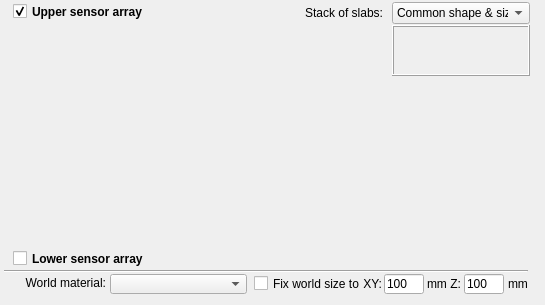
      <widget class="QWidget" name="tabDetector">
       <attribute name="title">
        <string>Geometry</string>
       </attribute>
       <widget class="QFrame" name="fDisableTab1">
        <property name="geometry">
         <rect>
          <x>0</x>
          <y>1</y>
          <width>536</width>
          <height>295</height>
         </rect>
        </property>
        <property name="frameShape">
         <enum>QFrame::NoFrame</enum>
        </property>
        <property name="frameShadow">
         <enum>QFrame::Raised</enum>
        </property>
        <widget class="QCheckBox" name="cbLPM">
         <property name="geometry">
          <rect>
           <x>13</x>
           <y>249</y>
           <width>160</width>
           <height>17</height>
          </rect>
         </property>
         <property name="font">
          <font>
           <weight>75</weight>
           <bold>true</bold>
          </font>
         </property>
         <property name="text">
          <string>Lower sensor array</string>
         </property>
        </widget>
        <widget class="QCheckBox" name="cbUPM">
         <property name="geometry">
          <rect>
           <x>13</x>
           <y>2</y>
           <width>171</width>
           <height>17</height>
          </rect>
         </property>
         <property name="font">
          <font>
           <weight>75</weight>
           <bold>true</bold>
          </font>
         </property>
         <property name="text">
          <string>Upper sensor array</string>
         </property>
         <property name="checked">
          <bool>true</bool>
         </property>
        </widget>
        <widget class="QScrollArea" name="saSandwich">
         <property name="geometry">
          <rect>
           <x>2</x>
           <y>25</y>
           <width>387</width>
           <height>220</height>
          </rect>
         </property>
         <property name="frameShape">
          <enum>QFrame::NoFrame</enum>
         </property>
         <property name="frameShadow">
          <enum>QFrame::Raised</enum>
         </property>
         <property name="widgetResizable">
          <bool>true</bool>
         </property>
         <widget class="QWidget" name="scrollAreaWidgetContents">
          <property name="geometry">
           <rect>
            <x>0</x>
            <y>0</y>
            <width>387</width>
            <height>220</height>
           </rect>
          </property>
         </widget>
        </widget>
        <widget class="QComboBox" name="cobXYtype">
         <property name="geometry">
          <rect>
           <x>392</x>
           <y>1</y>
           <width>138</width>
           <height>22</height>
          </rect>
         </property>
         <item>
          <property name="text">
           <string>Common shape &amp; size</string>
          </property>
         </item>
         <item>
          <property name="text">
           <string>Common shape</string>
          </property>
         </item>
         <item>
          <property name="text">
           <string>Individual shape</string>
          </property>
         </item>
        </widget>
        <widget class="QFrame" name="fCommonXY">
         <property name="geometry">
          <rect>
           <x>392</x>
           <y>24</y>
           <width>138</width>
           <height>51</height>
          </rect>
         </property>
         <property name="frameShape">
          <enum>QFrame::Box</enum>
         </property>
         <property name="frameShadow">
          <enum>QFrame::Raised</enum>
         </property>
        </widget>
        <widget class="Line" name="line_14">
         <property name="geometry">
          <rect>
           <x>4</x>
           <y>262</y>
           <width>524</width>
           <height>16</height>
          </rect>
         </property>
         <property name="orientation">
          <enum>Qt::Horizontal</enum>
         </property>
        </widget>
        <widget class="QComboBox" name="cobTOP">
         <property name="enabled">
          <bool>true</bool>
         </property>
         <property name="geometry">
          <rect>
           <x>110</x>
           <y>273</y>
           <width>137</width>
           <height>20</height>
          </rect>
         </property>
        </widget>
        <widget class="QLabel" name="label_36">
         <property name="geometry">
          <rect>
           <x>0</x>
           <y>272</y>
           <width>106</width>
           <height>20</height>
          </rect>
         </property>
         <property name="text">
          <string>World material:</string>
         </property>
         <property name="alignment">
          <set>Qt::AlignRight|Qt::AlignTrailing|Qt::AlignVCenter</set>
         </property>
        </widget>
        <widget class="QFrame" name="fFixedWorldSize">
         <property name="enabled">
          <bool>true</bool>
         </property>
         <property name="geometry">
          <rect>
           <x>336</x>
           <y>270</y>
           <width>211</width>
           <height>28</height>
          </rect>
         </property>
         <property name="frameShape">
          <enum>QFrame::NoFrame</enum>
         </property>
         <property name="frameShadow">
          <enum>QFrame::Raised</enum>
         </property>
         <widget class="QLabel" name="label_198">
          <property name="geometry">
           <rect>
            <x>91</x>
            <y>5</y>
            <width>32</width>
            <height>15</height>
           </rect>
          </property>
          <property name="text">
           <string>mm</string>
          </property>
          <property name="alignment">
           <set>Qt::AlignLeading|Qt::AlignLeft|Qt::AlignVCenter</set>
          </property>
         </widget>
         <widget class="QLabel" name="label_96">
          <property name="geometry">
           <rect>
            <x>17</x>
            <y>5</y>
            <width>29</width>
            <height>15</height>
           </rect>
          </property>
          <property name="text">
           <string>XY:</string>
          </property>
          <property name="alignment">
           <set>Qt::AlignRight|Qt::AlignTrailing|Qt::AlignVCenter</set>
          </property>
         </widget>
         <widget class="QLabel" name="label_237">
          <property name="geometry">
           <rect>
            <x>172</x>
            <y>5</y>
            <width>27</width>
            <height>15</height>
           </rect>
          </property>
          <property name="text">
           <string>mm</string>
          </property>
         </widget>
         <widget class="QLineEdit" name="ledTopSizeZ">
          <property name="enabled">
           <bool>true</bool>
          </property>
          <property name="geometry">
           <rect>
            <x>128</x>
            <y>3</y>
            <width>40</width>
            <height>20</height>
           </rect>
          </property>
          <property name="text">
           <string>100</string>
          </property>
         </widget>
         <widget class="QLineEdit" name="ledTopSizeXY">
          <property name="enabled">
           <bool>true</bool>
          </property>
          <property name="geometry">
           <rect>
            <x>48</x>
            <y>3</y>
            <width>40</width>
            <height>20</height>
           </rect>
          </property>
          <property name="text">
           <string>100</string>
          </property>
         </widget>
         <widget class="QLabel" name="label_236">
          <property name="geometry">
           <rect>
            <x>104</x>
            <y>5</y>
            <width>21</width>
            <height>15</height>
           </rect>
          </property>
          <property name="text">
           <string>Z:</string>
          </property>
          <property name="alignment">
           <set>Qt::AlignRight|Qt::AlignTrailing|Qt::AlignVCenter</set>
          </property>
         </widget>
        </widget>
        <widget class="QCheckBox" name="cbFixedTopSize">
         <property name="geometry">
          <rect>
           <x>254</x>
           <y>274</y>
           <width>114</width>
           <height>17</height>
          </rect>
         </property>
         <property name="text">
          <string>Fix world size to</string>
         </property>
        </widget>
        <widget class="QLabel" name="label_285">
         <property name="geometry">
          <rect>
           <x>282</x>
           <y>4</y>
           <width>101</width>
           <height>16</height>
          </rect>
         </property>
         <property name="text">
          <string>Stack of slabs:</string>
         </property>
         <property name="alignment">
          <set>Qt::AlignRight|Qt::AlignTrailing|Qt::AlignVCenter</set>
         </property>
        </widget>
        <zorder>cbLPM</zorder>
        <zorder>cbUPM</zorder>
        <zorder>saSandwich</zorder>
        <zorder>cobXYtype</zorder>
        <zorder>fCommonXY</zorder>
        <zorder>line_14</zorder>
        <zorder>label_36</zorder>
        <zorder>fFixedWorldSize</zorder>
        <zorder>cbFixedTopSize</zorder>
        <zorder>label_285</zorder>
        <zorder>cobTOP</zorder>
       </widget>
      </widget>
